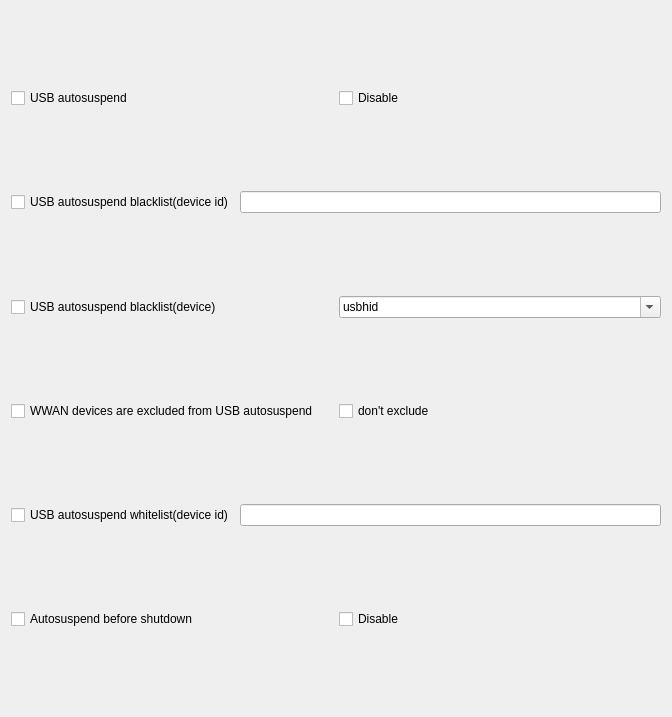
          <widget class="QWidget" name="scrollAreaWidgetContents_9">
           <property name="geometry">
            <rect>
             <x>0</x>
             <y>0</y>
             <width>672</width>
             <height>717</height>
            </rect>
           </property>
           <layout class="QVBoxLayout" name="verticalLayout_19">
            <item>
             <layout class="QHBoxLayout" name="horizontalLayout_47">
              <item>
               <widget class="QCheckBox" name="checkBox_59">
                <property name="text">
                 <string>USB autosuspend</string>
                </property>
               </widget>
              </item>
              <item>
               <widget class="QCheckBox" name="checkBox_60">
                <property name="text">
                 <string>Disable</string>
                </property>
               </widget>
              </item>
             </layout>
            </item>
            <item>
             <layout class="QHBoxLayout" name="horizontalLayout_48">
              <item>
               <widget class="QCheckBox" name="checkBox_61">
                <property name="text">
                 <string>USB autosuspend blacklist(device id)</string>
                </property>
               </widget>
              </item>
              <item>
               <widget class="QLineEdit" name="lineEdit_4"/>
              </item>
             </layout>
            </item>
            <item>
             <layout class="QHBoxLayout" name="horizontalLayout_49">
              <item>
               <widget class="QCheckBox" name="checkBox_62">
                <property name="text">
                 <string>USB autosuspend blacklist(device)</string>
                </property>
               </widget>
              </item>
              <item>
               <widget class="QComboBox" name="comboBox_22">
                <property name="editable">
                 <bool>true</bool>
                </property>
                <item>
                 <property name="text">
                  <string>usbhid</string>
                 </property>
                </item>
               </widget>
              </item>
             </layout>
            </item>
            <item>
             <layout class="QHBoxLayout" name="horizontalLayout_50">
              <item>
               <widget class="QCheckBox" name="checkBox_63">
                <property name="text">
                 <string>WWAN devices are excluded from USB autosuspend</string>
                </property>
               </widget>
              </item>
              <item>
               <widget class="QCheckBox" name="checkBox_64">
                <property name="text">
                 <string>don't exclude</string>
                </property>
               </widget>
              </item>
             </layout>
            </item>
            <item>
             <layout class="QHBoxLayout" name="horizontalLayout_51">
              <item>
               <widget class="QCheckBox" name="checkBox_65">
                <property name="text">
                 <string>USB autosuspend whitelist(device id)</string>
                </property>
               </widget>
              </item>
              <item>
               <widget class="QLineEdit" name="lineEdit_5"/>
              </item>
             </layout>
            </item>
            <item>
             <layout class="QHBoxLayout" name="horizontalLayout_52">
              <item>
               <widget class="QCheckBox" name="checkBox_67">
                <property name="text">
                 <string>Autosuspend before shutdown</string>
                </property>
               </widget>
              </item>
              <item>
               <widget class="QCheckBox" name="checkBox_66">
                <property name="text">
                 <string>Disable</string>
                </property>
               </widget>
              </item>
             </layout>
            </item>
           </layout>
          </widget>
